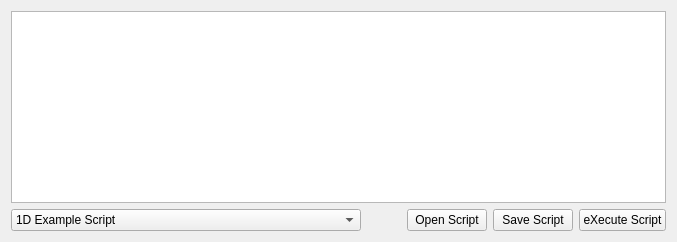
      <widget class="QWidget" name="scriptTab">
       <attribute name="title">
        <string>Script</string>
       </attribute>
       <layout class="QGridLayout" name="gridLayout_11">
        <item row="0" column="0">
         <widget class="QTextEdit" name="script">
          <property name="font">
           <font>
            <family>Courier</family>
            <pointsize>14</pointsize>
           </font>
          </property>
         </widget>
        </item>
        <item row="1" column="0">
         <layout class="QHBoxLayout" name="horizontalLayout_28">
          <item>
           <widget class="QComboBox" name="exampleScripts">
            <property name="minimumSize">
             <size>
              <width>350</width>
              <height>0</height>
             </size>
            </property>
            <item>
             <property name="text">
              <string>1D Example Script</string>
             </property>
            </item>
            <item>
             <property name="text">
              <string>Automatic Phase and Baseline Correction</string>
             </property>
            </item>
            <item>
             <property name="text">
              <string>Automatic Baseline Correction</string>
             </property>
            </item>
            <item>
             <property name="text">
              <string>2D J-res Example Script</string>
             </property>
            </item>
            <item>
             <property name="text">
              <string>1D Data Pre-Processing Example Script</string>
             </property>
            </item>
            <item>
             <property name="text">
              <string>2D NMRPipe HSQC Example Script</string>
             </property>
            </item>
           </widget>
          </item>
          <item>
           <spacer name="horizontalSpacer_7">
            <property name="orientation">
             <enum>Qt::Horizontal</enum>
            </property>
            <property name="sizeHint" stdset="0">
             <size>
              <width>40</width>
              <height>20</height>
             </size>
            </property>
           </spacer>
          </item>
          <item>
           <widget class="QPushButton" name="openScript">
            <property name="text">
             <string>Open Script</string>
            </property>
           </widget>
          </item>
          <item>
           <widget class="QPushButton" name="saveScript">
            <property name="text">
             <string>Save Script</string>
            </property>
           </widget>
          </item>
          <item>
           <widget class="QPushButton" name="executeScript">
            <property name="text">
             <string>eXecute Script</string>
            </property>
           </widget>
          </item>
         </layout>
        </item>
       </layout>
      </widget>
